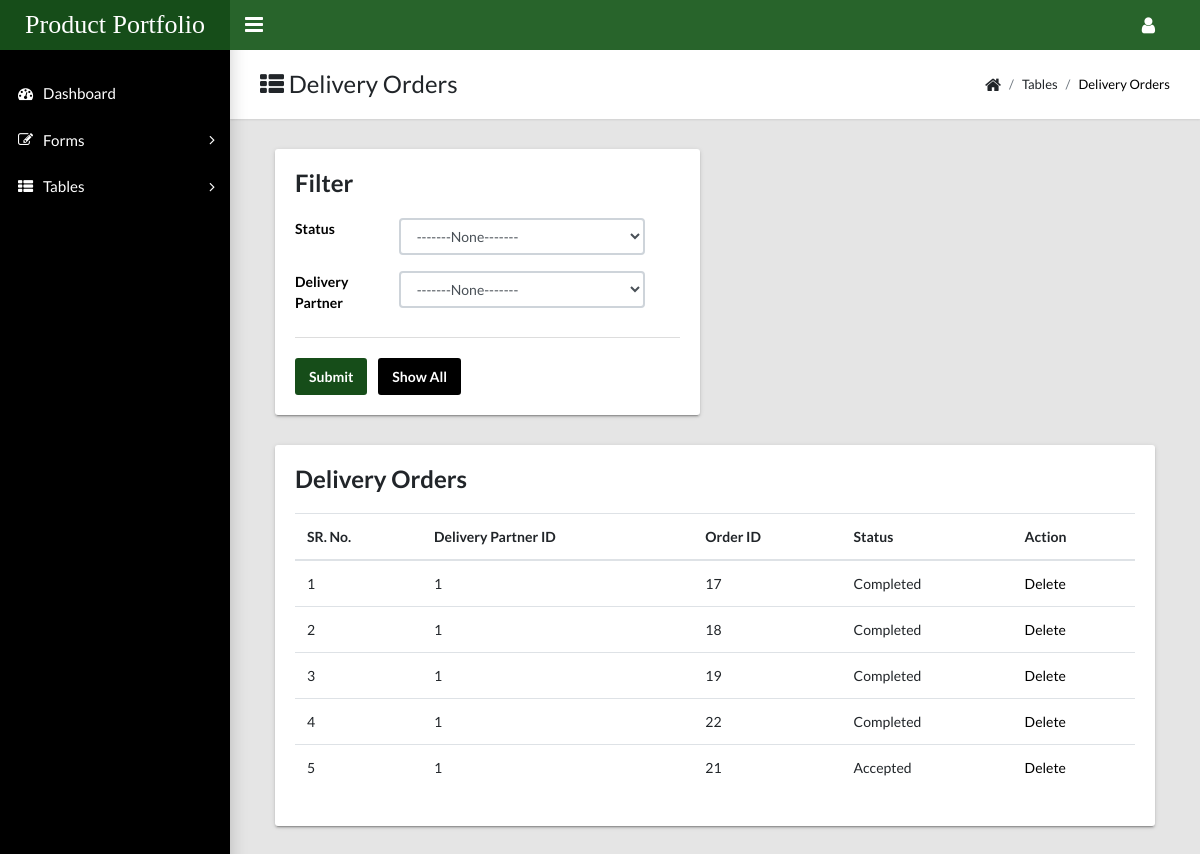
The app's page /admin-template/docs/deli-order-table.php (signed in) with its own data.
### tables this page shows
CREATE TABLE `delivery_order` (
  `delivery_id` int(11) NOT NULL,
  `delivery_partner_id` int(11) NOT NULL,
  `order_id` int(11) NOT NULL,
  `status` varchar(20) NOT NULL
);

### admin-template/docs/deli-order-table.php (the view, shortened to what this page needs)
<?php
include "header.php";
?>
<?php
include 'aside.php';
?>
<?php
include 'connection.php';
if ($_SERVER["REQUEST_METHOD"] == "POST") {
    $status = isset($_POST['status']) ? $_POST['status'] : '';
    $dp = isset($_POST['delivery_partner']) ? $_POST['delivery_partner'] : '';
    $q = "SELECT * FROM delivery_order";
    $conditions = array();
    if (!empty($status)) {
        $conditions[] = "status='$status'";
    }
    if (!empty($dp)) {
        $conditions[] = "delivery_partner_id='$dp'";
    }
    if (count($conditions) > 0) {
        $q .= " WHERE " . implode(" AND ", $conditions);
    }
} else {
    $q = "SELECT * FROM delivery_order";
}
$r = mysqli_query($conn, $q);
$i = 1;
?>
<main class="app-content">
    <div class="app-title">
        <div>
            <h1><i class="fa fa-th-list"></i> Delivery Orders</h1>
        </div>
        <ul class="app-breadcrumb breadcrumb">
            <li class="breadcrumb-item"><i class="fa fa-home fa-lg"></i></li>
            <li class="breadcrumb-item">Tables</li>
            <li class="breadcrumb-item active"><a href="#">Delivery Orders</a></li>
        </ul>
    </div>
    <div class="col-md-6" style="text-align:left;">
        <div class="tile">
            <h3 class="tile-title">Filter</h3>
            <div class="tile-body">
                <form class="form-horizontal" method="post" enctype="multipart/form-data" action="deli-order-table.php">
                    <div class="form-group row">
                        <label class="control-label col-md-3">Status</label>
                        <div class="col-md-8">
                            <select class="form-control col-md-15" name="status">
                                <option value="" disabled selected>-------None-------</option>
                            </select>
                        </div>
                    </div>
                    <div class="form-group row">
                        <label class="control-label col-md-3">Delivery Partner</label>
                        <div class="col-md-8">
                            <select class="form-control col-md-15" name="delivery_partner">
                                <option value="" disabled selected>-------None-------</option>
                            </select>
                        </div>
                    </div>
            </div>
            <div class="tile-footer">
                <div class="row">
                    <div class="col-md-8 col-md-offset-3">
                        <input type="submit" value="Submit" name="submit11" class="btn btn-primary" style="background-color: #164d19;border:2px solid #164d19">&nbsp;&nbsp;&nbsp;
                        <input type="submit" name="reset" value="Show All" class="btn btn-secondary" href='deli-order-table.php?set=0'>
                    </div>
                </div>
            </div>
        </div>
    </div>
    <div class="col-md-12">
        <div class="tile">
            <h3 class="tile-title">Delivery Orders</h3>
            <table class="table table-hover">
                <thead>
                    <tr>
                        <th>SR. No.</th>
                        <th>Delivery Partner ID</th>
                        <th>Order ID</th>
                        <th>Status</th>
                        <th>Action</th>
                    </tr>
                </thead>
                <tbody>
                    <?php
                    while ($row = mysqli_fetch_array($r)) {
                        echo "<tr>";
                        echo "<td>" . $i . "</td>";
                        echo "<td>" . $row['delivery_partner_id'] . "</td>";
                        echo "<td>" . $row['order_id'] . "</td>";
                        echo "<td>" . $row['status'] . "</td>";
                        echo "<td><a href='deli-order-table-process.php?did={$row['delivery_id']}'>Delete</a> </td>";
                        echo "</tr>";
                        $i++;
                    }
                    ?>
                </tbody>
            </table>
        </div>
    </div>
</main>
</body>
</html>

### admin-template/docs/header.php (shortened to what this page needs)
<?php
if (isset($_SESSION['admin_id'])) {
?>
  <!DOCTYPE html>
  <html lang="en">
  <head>
    <link rel="stylesheet" type="text/css" href="css/main.css">
    <link rel="stylesheet" type="text/css" href="https://maxcdn.bootstrapcdn.com/font-awesome/4.7.0/css/font-awesome.min.css">
  </head>
  <body class="app sidebar-mini">
    <header class="app-header" style="background-color: #28642b;"><a class="app-header__logo" href="dashboard.php" style="background-color: #164d19;">Product Portfolio</a>
      <a class="app-sidebar__toggle" href="#" data-toggle="sidebar" aria-label="Hide Sidebar"></a>
      <ul class="app-nav">
        <li class="dropdown"><a class="app-nav__item" href="#" data-toggle="dropdown" aria-label="Open Profile Menu"><i class="fa fa-user fa-lg"></i></a>
        </li>
      </ul>
    </header>
  <?php
} else {
  echo "<script>alert('You will have to LogIn.');window.location='page-login.php';</script>";
}
  ?>

### admin-template/docs/aside.php (shortened to what this page needs)
<aside class="app-sidebar">
  <ul class="app-menu">
    <li><a class="app-menu__item" href="dashboard.php"><i class="app-menu__icon fa fa-dashboard"></i><span class="app-menu__label">Dashboard</span></a></li>
    <?php
    if (isset($_SESSION['admin_id'])) {
    ?>
      <li class="treeview"><a class="app-menu__item" href="#" data-toggle="treeview"><i class="app-menu__icon fa fa-edit"></i><span class="app-menu__label">Forms</span><i class="treeview-indicator fa fa-angle-right"></i></a>
      </li>
      <li class="treeview"><a class="app-menu__item" href="#" data-toggle="treeview"><i class="app-menu__icon fa fa-th-list"></i><span class="app-menu__label">Tables</span><i class="treeview-indicator fa fa-angle-right"></i></a>
      </li>
    <?php
    } else {
    ?>
      <li><a class="app-menu__item" href="page-login.php"><i class="app-menu__icon fa fa-sign-in"></i><span class="app-menu__label">Login</span></a></li>
  </ul>
<?php } ?>
</aside>

### records on screen
delivery_order: delivery_partner "1", order "17", status "Completed"
delivery_order: delivery_partner "1", order "18", status "Completed"
delivery_order: delivery_partner "1", order "19", status "Completed"
delivery_order: delivery_partner "1", order "22", status "Completed"
delivery_order: delivery_partner "1", order "21", status "Accepted"
